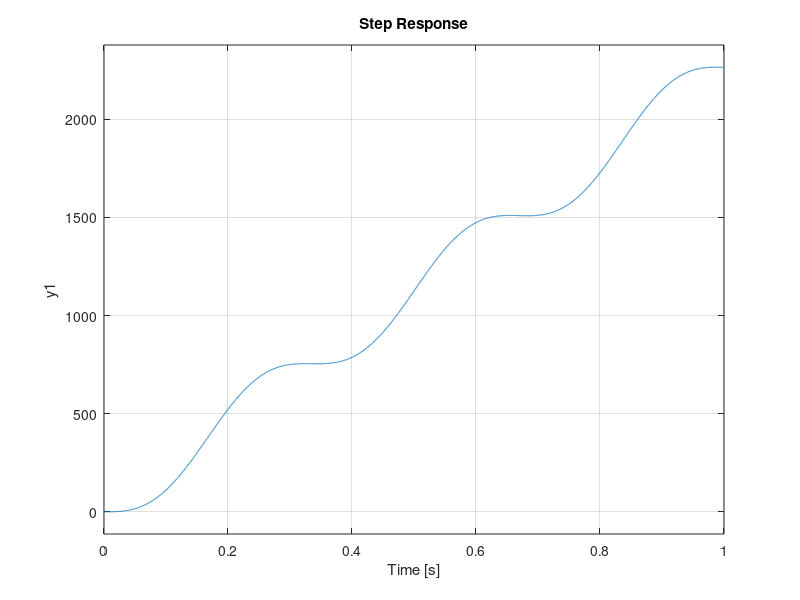

This figure's MATLAB source: (Note: this script raises an error after producing the figure.)
clc
clear all

K = 181.17 
s= tf('s');

%Given Transfer Function
TF = (15000000*K)/(s^3 + 3408.3*s^2+ 0*s + 1204000); 
step(TF/s); %Ramp response
pidTuner(TF,'PD')
